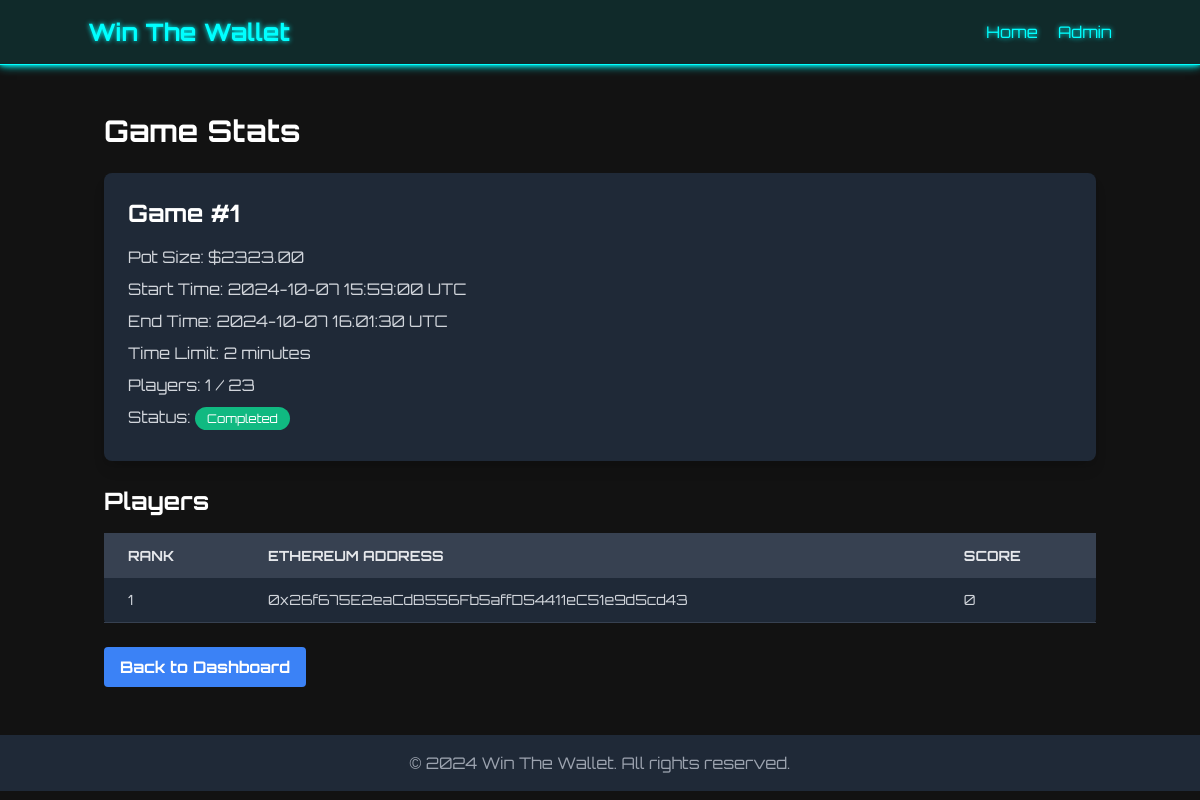
Page /admin/game_stats/1 on the committed database.
### models.py (models this page shows, shortened)
class Game(db.Model):
    id = db.Column(db.Integer, primary_key=True)
    time_limit = db.Column(db.Integer, nullable=False)
    max_players = db.Column(db.Integer, nullable=False)
    pot_size = db.Column(db.Float, nullable=False)
    entry_value = db.Column(db.Float, nullable=False)
    start_time = db.Column(db.DateTime(timezone=True), nullable=False)
    end_time = db.Column(db.DateTime(timezone=True))
    is_complete = db.Column(db.Boolean, default=False)
    has_started = db.Column(db.Boolean, default=False)
    created_at = db.Column(db.DateTime(timezone=True), default=get_current_utc_time)
    players = db.relationship('Player', back_populates='game', lazy=True)
    questions = db.relationship('Question', back_populates='game', lazy=True)

class Player(db.Model):
    id = db.Column(db.Integer, primary_key=True)
    game_id = db.Column(db.Integer, db.ForeignKey('game.id'), nullable=False)
    ethereum_address = db.Column(db.String(42), nullable=False)
    score = db.Column(db.Integer, default=0)
    joined_at = db.Column(db.DateTime(timezone=True), default=get_current_utc_time)  # Added timezone=True
    game = db.relationship('Game', back_populates='players')
    __table_args__ = (db.UniqueConstraint('game_id', 'ethereum_address', name='_game_ethereum_uc'),)

### routes.py (the view)
    @admin.route('/game_stats/<int:game_id>')
    def game_stats(game_id):
        game = Game.query.get_or_404(game_id)
        players = Player.query.filter_by(game_id=game_id).order_by(Player.score.desc()).all()
        return render_template('admin/game_stats.html', game=game, players=players)

### app.py (called while the page is built)
@app.context_processor
def inject_utils():
    return dict(now=datetime.now(timezone.utc), make_aware=make_aware)

### utils.py (called while the page is built)
def make_aware(dt):
    if dt is None:
        return None
    if dt.tzinfo is None:
        return pytz.utc.localize(dt)
    return dt

### templates/admin/game_stats.html
{% extends 'base.html' %}
{% block content %}
<h1 class="text-3xl font-bold mb-6 text-white">Game Stats</h1>
<div class="bg-gray-800 p-6 rounded-lg shadow-lg mb-6">
    <h2 class="text-2xl font-bold mb-4 text-white">Game #{{ game.id }}</h2>
    <p class="text-gray-300 mb-2">Pot Size: ${{ "%.2f"|format(game.pot_size) }}</p>
    <p class="text-gray-300 mb-2">
        Start Time:
        {% if game.start_time %}
            {{ make_aware(game.start_time).strftime('%Y-%m-%d %H:%M:%S %Z') }}
        {% else %}
            Not Set
        {% endif %}
    </p>
    <p class="text-gray-300 mb-2">
        End Time:
        {% if game.end_time %}
            {{ make_aware(game.end_time).strftime('%Y-%m-%d %H:%M:%S %Z') }}
        {% else %}
            Not Set
        {% endif %}
    </p>
    <p class="text-gray-300 mb-2">
        Time Limit: {{ game.time_limit // 60 }} minutes
    </p>
    <p class="text-gray-300 mb-2">
        Players: {{ players|length }} / {{ game.max_players }}
    </p>
    <p class="text-gray-300 mb-2">
        Status:
        {% set now = make_aware(now) %}
        {% if game.is_complete %}
            <span class="bg-green-500 text-white py-1 px-3 rounded-full text-xs">Completed</span>
        {% elif game.has_started and now < make_aware(game.end_time) %}
            <span class="bg-blue-500 text-white py-1 px-3 rounded-full text-xs">In Progress</span>
        {% elif now >= make_aware(game.start_time) and now < make_aware(game.end_time) %}
            <span class="bg-yellow-500 text-white py-1 px-3 rounded-full text-xs">Starting</span>
        {% else %}
            <span class="bg-gray-500 text-white py-1 px-3 rounded-full text-xs">Not Started</span>
        {% endif %}
    </p>
</div>
<h3 class="text-2xl font-bold mt-6 mb-4 text-white">Players</h3>
<div class="overflow-x-auto">
    <table class="w-full bg-gray-800 shadow-md rounded">
        <thead>
            <tr class="bg-gray-700 text-gray-200 uppercase text-sm leading-normal">
                <th class="py-3 px-6 text-left">Rank</th>
                <th class="py-3 px-6 text-left">Ethereum Address</th>
                <th class="py-3 px-6 text-left">Score</th>
            </tr>
        </thead>
        <tbody class="text-gray-300 text-sm font-light">
            {% for player in players %}
            <tr class="border-b border-gray-700 hover:bg-gray-600">
                <td class="py-3 px-6 text-left">{{ loop.index }}</td>
                <td class="py-3 px-6 text-left">{{ player.ethereum_address }}</td>
                <td class="py-3 px-6 text-left">{{ player.score }}</td>
            </tr>
            {% endfor %}
        </tbody>
    </table>
</div>
<a href="{{ url_for('admin.dashboard') }}" class="mt-6 inline-block bg-blue-500 hover:bg-blue-700 text-white font-bold py-2 px-4 rounded">Back to Dashboard</a>
{% endblock %}

### templates/base.html (style rules this page uses)
:root { --neon-color: #00ffff; --bg-color: #121212; --text-color: #ffffff; }
body { background-color: var(--bg-color); color: var(--text-color); }

### rows in the picture
Game: id "1", pot_size "2323.00", start_time "2024-10-07 15:59:00 UTC", end_time "2024-10-07 16:01:30 UTC", time_limit "2", max_players "23"
Player: ethereum_address "0x26f675E2eaCdB556Fb5affD54411eC51e9d5cd43", score "0"

### other values in the picture
{{ players|length }} "1"
{{ now.year }} "2024"
